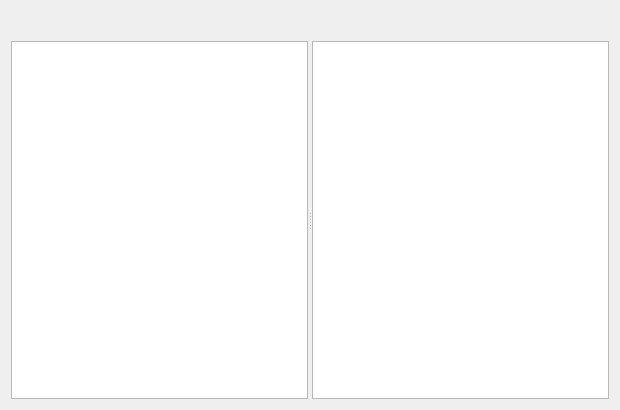
<?xml version="1.0" encoding="UTF-8"?>
<ui version="4.0">
 <class>DataSourceForm</class>
 <widget class="QDialog" name="DataSourceForm">
  <property name="windowModality">
   <enum>Qt::WindowModality::ApplicationModal</enum>
  </property>
  <property name="geometry">
   <rect>
    <x>0</x>
    <y>0</y>
    <width>620</width>
    <height>410</height>
   </rect>
  </property>
  <property name="windowTitle">
   <string>数据源</string>
  </property>
  <layout class="QVBoxLayout" name="verticalLayout">
   <item>
    <widget class="QWidget" name="toolWidget" native="true">
     <property name="sizePolicy">
      <sizepolicy hsizetype="Preferred" vsizetype="Fixed">
       <horstretch>0</horstretch>
       <verstretch>0</verstretch>
      </sizepolicy>
     </property>
     <property name="minimumSize">
      <size>
       <width>0</width>
       <height>24</height>
      </size>
     </property>
    </widget>
   </item>
   <item>
    <widget class="QSplitter" name="splitter">
     <property name="orientation">
      <enum>Qt::Orientation::Horizontal</enum>
     </property>
     <widget class="CustomTreeWidget" name="dataDir">
      <property name="sizePolicy">
       <sizepolicy hsizetype="Preferred" vsizetype="Expanding">
        <horstretch>0</horstretch>
        <verstretch>0</verstretch>
       </sizepolicy>
      </property>
      <attribute name="headerVisible">
       <bool>false</bool>
      </attribute>
      <column>
       <property name="text">
        <string notr="true">1</string>
       </property>
      </column>
     </widget>
     <widget class="QListWidget" name="dataList"/>
    </widget>
   </item>
  </layout>
  <action name="addCategory">
   <property name="icon">
    <iconset resource="../icons.qrc">
     <normaloff>:/icons/icons/tree_add.svg</normaloff>:/icons/icons/tree_add.svg</iconset>
   </property>
   <property name="text">
    <string>新建分类</string>
   </property>
   <property name="toolTip">
    <string>添加数据分类</string>
   </property>
   <property name="menuRole">
    <enum>QAction::MenuRole::NoRole</enum>
   </property>
  </action>
  <action name="delCategory">
   <property name="icon">
    <iconset resource="../icons.qrc">
     <normaloff>:/icons/icons/tree_delete.svg</normaloff>:/icons/icons/tree_delete.svg</iconset>
   </property>
   <property name="text">
    <string>删除分类</string>
   </property>
   <property name="toolTip">
    <string>删除数据分类</string>
   </property>
   <property name="menuRole">
    <enum>QAction::MenuRole::NoRole</enum>
   </property>
  </action>
  <action name="editCategory">
   <property name="icon">
    <iconset resource="../icons.qrc">
     <normaloff>:/icons/icons/tree_edit.svg</normaloff>:/icons/icons/tree_edit.svg</iconset>
   </property>
   <property name="text">
    <string>编辑分类</string>
   </property>
   <property name="toolTip">
    <string>编辑数据分类</string>
   </property>
   <property name="menuRole">
    <enum>QAction::MenuRole::NoRole</enum>
   </property>
  </action>
  <action name="addData">
   <property name="icon">
    <iconset resource="../icons.qrc">
     <normaloff>:/icons/icons/data_add.svg</normaloff>:/icons/icons/data_add.svg</iconset>
   </property>
   <property name="text">
    <string>添加数据</string>
   </property>
   <property name="toolTip">
    <string>添加数据</string>
   </property>
   <property name="menuRole">
    <enum>QAction::MenuRole::NoRole</enum>
   </property>
  </action>
  <action name="editData">
   <property name="icon">
    <iconset resource="../icons.qrc">
     <normaloff>:/icons/icons/data_edit.svg</normaloff>:/icons/icons/data_edit.svg</iconset>
   </property>
   <property name="text">
    <string>修改数据</string>
   </property>
   <property name="toolTip">
    <string>修改数据</string>
   </property>
   <property name="menuRole">
    <enum>QAction::MenuRole::NoRole</enum>
   </property>
  </action>
  <action name="delData">
   <property name="icon">
    <iconset resource="../icons.qrc">
     <normaloff>:/icons/icons/data_delete.svg</normaloff>:/icons/icons/data_delete.svg</iconset>
   </property>
   <property name="text">
    <string>删除数据</string>
   </property>
   <property name="toolTip">
    <string>删除数据</string>
   </property>
   <property name="menuRole">
    <enum>QAction::MenuRole::NoRole</enum>
   </property>
  </action>
 </widget>
 <customwidgets>
  <customwidget>
   <class>CustomTreeWidget</class>
   <extends>QTreeWidget</extends>
   <header location="global">datasource/customtreewidget.h</header>
  </customwidget>
 </customwidgets>
 <resources>
  <include location="../icons.qrc"/>
 </resources>
 <connections/>
</ui>
